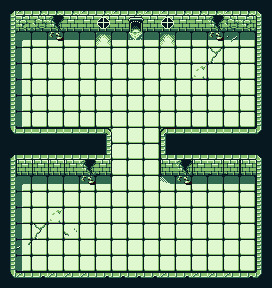

Rendered tile map (Tiled .tmx) drawn with the repository's tilesets; below, a short description and the full map source, tile grids included:
An orthogonal 17x18 tile map with 16x16 px tiles, 5 tile layers (Tile, Tile-Wall, Item, Door Close, ...), 2 hidden layers not drawn, 2 tilesets.

<map version="1.9" tiledversion="1.9.2" orientation="orthogonal" renderorder="right-down" width="17" height="18" tilewidth="16" tileheight="16" infinite="0" nextlayerid="8" nextobjectid="1">
 <tileset firstgid="1" source="GBDungeon.tsx" />
 <tileset firstgid="71" source="Path.tsx" />
 <layer id="1" name="Tile" width="17" height="18">
  <data encoding="csv">
0,0,0,0,0,0,0,0,0,0,0,0,0,0,0,0,0,
0,0,0,0,0,0,0,0,0,0,0,0,0,0,0,0,0,
0,39,18,58,18,18,10,18,17,18,10,18,18,58,28,18,0,
0,30,46,46,46,46,46,46,46,46,46,46,46,38,46,46,0,
0,30,46,46,46,46,46,46,46,46,46,46,47,46,46,46,0,
0,30,46,46,46,46,46,46,46,46,46,46,46,46,46,46,0,
0,30,46,46,46,46,46,46,46,46,46,46,46,46,46,46,0,
0,30,46,46,46,46,46,46,46,46,46,46,46,46,46,46,0,
0,0,0,0,0,0,0,46,46,46,0,0,0,0,0,0,0,
0,0,0,0,0,0,0,46,46,46,0,0,0,0,0,0,0,
0,0,0,0,0,0,0,46,46,46,25,0,0,0,0,0,0,
0,39,18,18,18,58,18,46,46,46,27,58,18,18,18,18,0,
0,30,46,46,46,46,46,46,46,46,46,46,46,46,46,46,0,
0,30,46,47,46,46,46,46,46,46,46,46,46,46,46,46,0,
0,30,38,46,37,46,46,46,46,46,46,46,46,46,46,46,0,
0,29,46,46,46,46,46,46,46,46,46,46,46,46,46,46,0,
0,30,46,46,46,46,46,46,46,46,46,46,46,46,46,46,0,
0,0,0,0,0,0,0,0,0,0,0,0,0,0,0,0,0
</data>
 </layer>
 <layer id="2" name="Tile-Wall" width="17" height="18">
  <data encoding="csv">
1,2,3,3,3,2,3,2,3,2,2,3,3,3,2,3,4,
11,12,13,6,5,5,5,5,5,5,5,5,5,6,13,12,14,
21,0,0,0,0,0,0,0,0,0,0,0,0,0,0,0,24,
11,0,0,0,0,0,0,0,0,0,0,0,0,0,0,0,14,
11,0,0,0,0,0,0,0,0,0,0,0,0,0,0,0,14,
11,0,0,0,0,0,0,0,0,0,0,0,0,0,0,0,14,
21,0,0,0,0,0,0,0,0,0,0,0,0,0,0,0,24,
21,0,0,0,0,0,0,0,0,0,0,0,0,0,0,0,24,
31,9,9,9,9,9,36,0,0,0,35,9,9,9,9,9,34,
1,8,8,8,8,8,15,0,0,0,16,8,8,8,8,8,4,
21,26,26,26,26,6,25,0,0,0,26,6,26,25,25,26,24,
11,0,0,0,0,0,0,0,0,0,0,0,0,0,0,0,14,
21,0,0,0,0,0,0,0,0,0,0,0,0,0,0,0,24,
11,0,0,0,0,0,0,0,0,0,0,0,0,0,0,0,14,
11,0,0,0,0,0,0,0,0,0,0,0,0,0,0,0,14,
11,0,0,0,0,0,0,0,0,0,0,0,0,0,0,0,14,
21,0,0,0,0,0,0,0,0,0,0,0,0,0,0,0,24,
31,32,33,32,32,32,33,33,33,33,32,33,32,32,32,33,34
</data>
 </layer>
 <layer id="3" name="Item" width="17" height="18">
  <data encoding="csv">
0,0,0,0,0,0,0,0,0,0,0,0,0,0,0,0,0,
0,0,0,0,0,0,67,0,0,0,67,0,0,0,0,0,0,
0,0,0,0,0,0,0,0,0,0,0,0,0,0,0,0,0,
0,0,0,0,0,0,0,0,0,0,0,0,0,0,0,0,0,
0,0,0,0,0,0,0,0,0,0,0,0,0,0,0,0,0,
0,0,0,0,0,0,0,0,0,0,0,0,0,0,0,0,0,
0,0,0,0,0,0,0,0,0,0,0,0,0,0,0,0,0,
0,0,0,0,0,0,0,0,0,0,0,0,0,0,0,0,0,
0,0,0,0,0,0,0,0,0,0,0,0,0,0,0,0,0,
0,0,0,0,0,0,0,0,0,0,0,0,0,0,0,0,0,
0,0,0,0,0,0,0,0,0,0,0,0,0,0,0,0,0,
0,0,0,0,0,0,0,0,0,0,0,0,0,0,0,0,0,
0,0,0,0,0,0,0,0,0,0,0,0,0,0,0,0,0,
0,0,0,0,0,0,0,0,0,0,0,0,0,0,0,0,0,
0,0,0,0,0,0,0,0,0,0,0,0,0,0,0,0,0,
0,0,0,0,0,0,0,0,0,0,0,0,0,0,0,0,0,
0,0,0,0,0,0,0,0,0,0,0,0,0,0,0,0,0,
0,0,0,0,0,0,0,0,0,0,0,0,0,0,0,0,0
</data>
 </layer>
 <layer id="4" name="Door Close" width="17" height="18">
  <data encoding="csv">
0,0,0,0,0,0,0,0,0,0,0,0,0,0,0,0,0,
0,0,0,0,0,0,0,0,69,0,0,0,0,0,0,0,0,
0,0,0,0,0,0,0,0,0,0,0,0,0,0,0,0,0,
0,0,0,0,0,0,0,0,0,0,0,0,0,0,0,0,0,
0,0,0,0,0,0,0,0,0,0,0,0,0,0,0,0,0,
0,0,0,0,0,0,0,0,0,0,0,0,0,0,0,0,0,
0,0,0,0,0,0,0,0,0,0,0,0,0,0,0,0,0,
0,0,0,0,0,0,0,0,0,0,0,0,0,0,0,0,0,
0,0,0,0,0,0,0,0,0,0,0,0,0,0,0,0,0,
0,0,0,0,0,0,0,0,0,0,0,0,0,0,0,0,0,
0,0,0,0,0,0,0,0,0,0,0,0,0,0,0,0,0,
0,0,0,0,0,0,0,0,0,0,0,0,0,0,0,0,0,
0,0,0,0,0,0,0,0,0,0,0,0,0,0,0,0,0,
0,0,0,0,0,0,0,0,0,0,0,0,0,0,0,0,0,
0,0,0,0,0,0,0,0,0,0,0,0,0,0,0,0,0,
0,0,0,0,0,0,0,0,0,0,0,0,0,0,0,0,0,
0,0,0,0,0,0,0,0,0,0,0,0,0,0,0,0,0,
0,0,0,0,0,0,0,0,0,0,0,0,0,0,0,0,0
</data>
 </layer>
 <layer id="5" name="Door Open" width="17" height="18">
  <data encoding="csv">
0,0,0,0,0,0,0,0,0,0,0,0,0,0,0,0,0,
0,0,0,0,0,0,0,0,70,0,0,0,0,0,0,0,0,
0,0,0,0,0,0,0,0,0,0,0,0,0,0,0,0,0,
0,0,0,0,0,0,0,0,0,0,0,0,0,0,0,0,0,
0,0,0,0,0,0,0,0,0,0,0,0,0,0,0,0,0,
0,0,0,0,0,0,0,0,0,0,0,0,0,0,0,0,0,
0,0,0,0,0,0,0,0,0,0,0,0,0,0,0,0,0,
0,0,0,0,0,0,0,0,0,0,0,0,0,0,0,0,0,
0,0,0,0,0,0,0,0,0,0,0,0,0,0,0,0,0,
0,0,0,0,0,0,0,0,0,0,0,0,0,0,0,0,0,
0,0,0,0,0,0,0,0,0,0,0,0,0,0,0,0,0,
0,0,0,0,0,0,0,0,0,0,0,0,0,0,0,0,0,
0,0,0,0,0,0,0,0,0,0,0,0,0,0,0,0,0,
0,0,0,0,0,0,0,0,0,0,0,0,0,0,0,0,0,
0,0,0,0,0,0,0,0,0,0,0,0,0,0,0,0,0,
0,0,0,0,0,0,0,0,0,0,0,0,0,0,0,0,0,
0,0,0,0,0,0,0,0,0,0,0,0,0,0,0,0,0,
0,0,0,0,0,0,0,0,0,0,0,0,0,0,0,0,0
</data>
 </layer>
 <layer id="6" name="Obstacle" width="17" height="18" visible="0">
  <data encoding="csv">
71,71,71,71,71,71,71,71,71,71,71,71,71,71,71,71,71,
71,0,0,0,0,0,0,0,0,0,0,0,0,0,0,0,71,
71,0,0,0,0,0,0,0,0,0,0,0,0,0,0,0,71,
71,0,0,0,0,0,0,0,0,0,0,0,0,0,0,0,71,
71,0,0,0,0,0,0,0,0,0,0,0,0,0,0,0,71,
71,0,0,0,0,0,0,0,0,0,0,0,0,0,0,0,71,
71,0,0,0,0,0,0,0,0,0,0,0,0,0,0,0,71,
71,0,0,0,0,0,0,0,0,0,0,0,0,0,0,0,71,
71,71,71,71,71,71,71,0,0,0,71,71,71,71,71,71,71,
71,71,71,71,71,71,71,0,0,0,71,71,71,71,71,71,71,
71,0,0,0,0,0,0,0,0,0,0,0,0,0,0,0,71,
71,0,0,0,0,0,0,0,0,0,0,0,0,0,0,0,71,
71,0,0,0,0,0,0,0,0,0,0,0,0,0,0,0,71,
71,0,0,0,0,0,0,0,0,0,0,0,0,0,0,0,71,
71,0,0,0,0,0,0,0,0,0,0,0,0,0,0,0,71,
71,0,0,0,0,0,0,0,0,0,0,0,0,0,0,0,71,
71,0,0,0,0,0,0,0,0,0,0,0,0,0,0,0,71,
71,71,71,71,71,71,71,71,71,71,71,71,71,71,71,71,71
</data>
 </layer>
 <layer id="7" name="Wall" width="17" height="18" visible="0">
  <data encoding="csv">
72,72,72,72,72,72,72,72,72,72,72,72,72,72,72,72,72,
72,72,72,72,72,72,72,72,72,72,72,72,72,72,72,72,72,
72,72,0,0,0,0,0,0,0,0,0,0,0,0,0,72,72,
72,72,0,0,0,0,0,0,0,0,0,0,0,0,0,72,72,
72,72,0,0,0,0,0,0,0,0,0,0,0,0,0,72,72,
72,72,0,0,0,0,0,0,0,0,0,0,0,0,0,72,72,
72,72,0,0,0,0,0,0,0,0,0,0,0,0,0,72,72,
72,72,72,72,72,72,72,72,0,72,72,72,72,72,72,72,72,
72,72,72,72,72,72,72,72,0,72,72,72,72,72,72,72,72,
72,72,72,72,72,72,72,72,0,72,72,72,72,72,72,72,72,
72,72,72,72,72,72,72,72,0,72,72,72,72,72,72,72,72,
72,72,0,0,0,0,0,0,0,0,0,0,0,0,0,72,72,
72,72,0,0,0,0,0,0,0,0,0,0,0,0,0,72,72,
72,72,0,0,0,0,0,0,0,0,0,0,0,0,0,72,72,
72,72,0,0,0,0,0,0,0,0,0,0,0,0,0,72,72,
72,72,0,0,0,0,0,0,0,0,0,0,0,0,0,72,72,
72,72,72,72,72,72,72,72,72,72,72,72,72,72,72,72,72,
72,72,72,72,72,72,72,72,72,72,72,72,72,72,72,72,72
</data>
 </layer>
</map>
